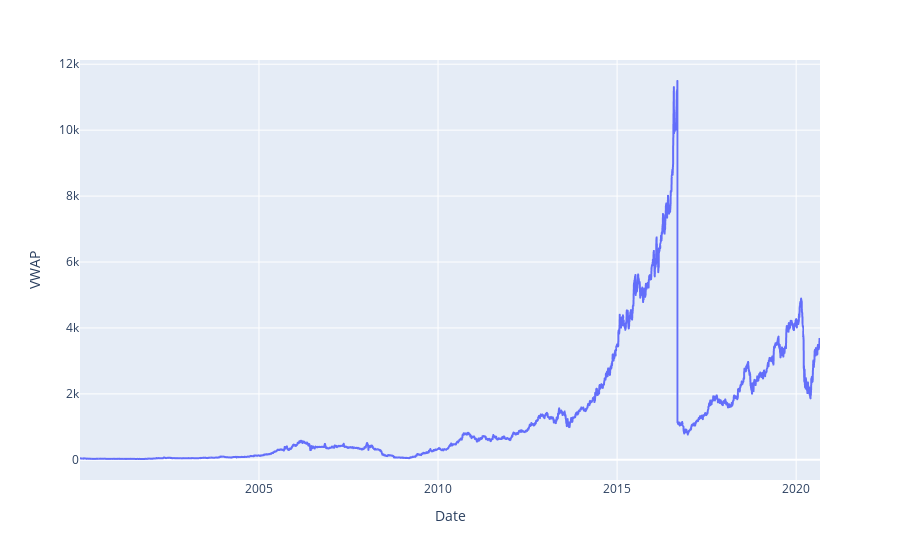

This figure's notebook cell:
### Markdown cell above
#### Visualize Volume Weighted Avg Price

### Code cell
px.line(df,y="VWAP")

### Figure 1 — Plotly figure (JSON) as saved in the notebook; plotly's stock layout.template omitted (floating-point values rounded to 4 significant figures; data arrays with more than 128 entries replaced by an {"elided": "..."} marker saying what was removed)
{"data": [{"hovertemplate": "Date=%{x}<br>VWAP=%{y}<extra></extra>", "legendgroup": "", "line": {"color": "#636efa", "dash": "solid"}, "marker": {"symbol": "circle"}, "mode": "lines", "name": "", "showlegend": false, "type": "scattergl", "x": {"elided": "5070 str values"}, "xaxis": "x", "y": {"elided": "5070 float values"}, "yaxis": "y"}], "layout": {"legend": {"tracegroupgap": 0}, "margin": {"t": 60}, "xaxis": {"anchor": "y", "domain": [0, 1], "title": {"text": "Date"}}, "yaxis": {"anchor": "x", "domain": [0, 1], "title": {"text": "VWAP"}}}}
